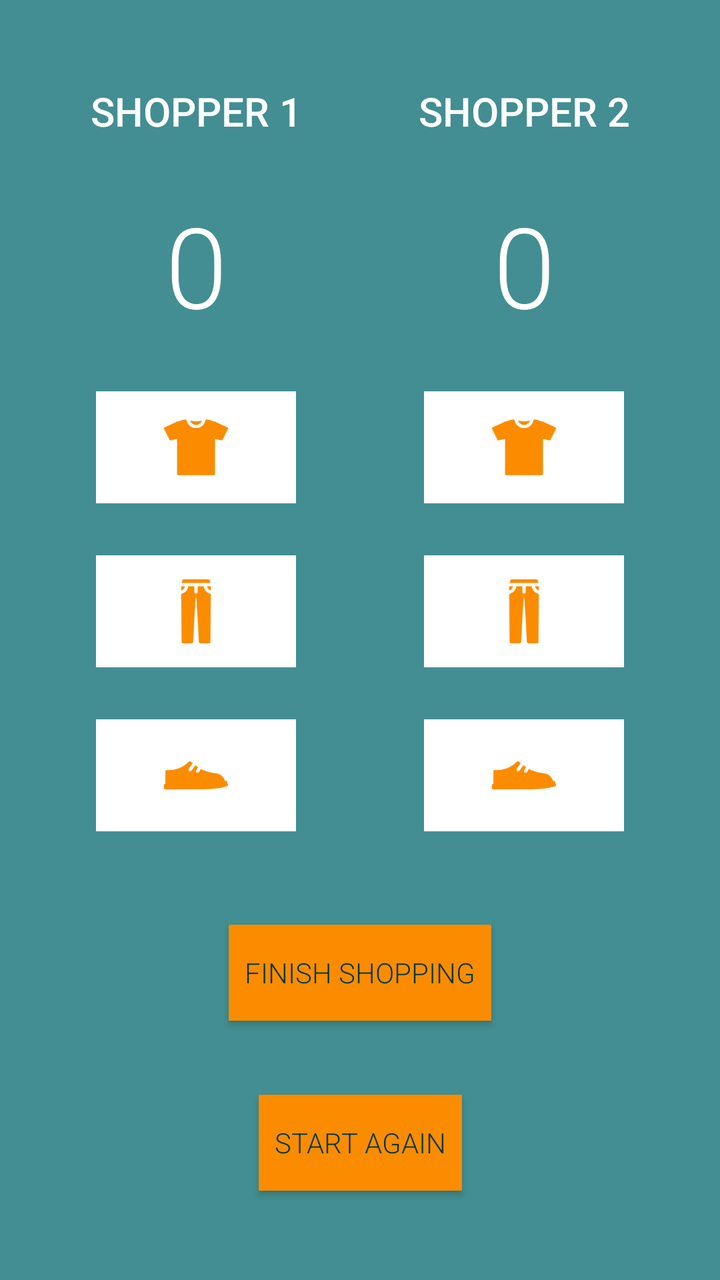
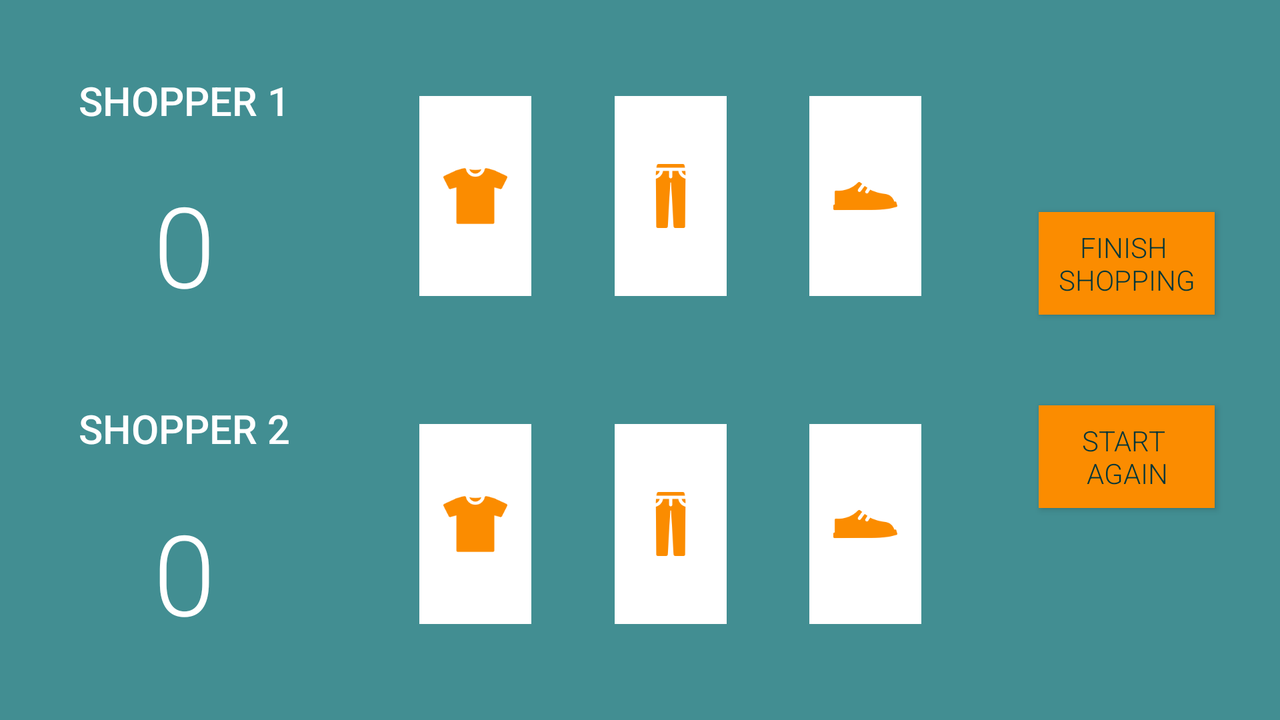

The same Android screen from two of the app's own layout files: first res/layout/ as a phone draws it, then the repository's variant for another configuration, drawn on a device whose configuration selects that folder. Both files follow.
<!-- AndroidManifest.xml: application theme AppTheme -->
<!-- res/layout/activity_main.xml -->
<?xml version="1.0" encoding="utf-8"?>
<android.support.constraint.ConstraintLayout xmlns:android="http://schemas.android.com/apk/res/android"
    xmlns:app="http://schemas.android.com/apk/res-auto"
    xmlns:tools="http://schemas.android.com/tools"
    android:layout_width="match_parent"
    android:layout_height="match_parent"
    android:layout_marginBottom="@dimen/margin_main"
    android:layout_marginEnd="@dimen/margin_main"
    android:layout_marginStart="@dimen/margin_main"
    android:layout_marginTop="@dimen/margin_main"
    tools:context="com.example.android.shopoholic.MainActivity">

    <TextView
        android:id="@+id/namePlayer1"
        style="@style/BaseViewStyle"
        android:layout_marginBottom="@dimen/margin_small"
        android:layout_marginTop="@dimen/margin_small"
        android:text="@string/player_1"
        android:textAppearance="@style/PlayerTextView"
        app:layout_constraintBottom_toTopOf="@+id/scorePlayer1"
        app:layout_constraintEnd_toStartOf="@+id/verticalGuideline1"
        app:layout_constraintHorizontal_chainStyle="spread"
        app:layout_constraintStart_toStartOf="parent"
        app:layout_constraintTop_toTopOf="parent"
        app:layout_constraintVertical_bias="0.0" />

    <TextView
        android:id="@+id/namePlayer2"
        style="@style/BaseViewStyle"
        android:layout_marginBottom="@dimen/margin_small"
        android:layout_marginTop="@dimen/margin_small"
        android:text="@string/player_2"
        android:textAppearance="@style/PlayerTextView"
        app:layout_constraintBottom_toTopOf="@id/scorePlayer2"
        app:layout_constraintEnd_toEndOf="parent"
        app:layout_constraintHorizontal_bias="0.5"
        app:layout_constraintStart_toStartOf="@+id/verticalGuideline1"
        app:layout_constraintTop_toTopOf="parent"
        app:layout_constraintVertical_bias="0.0" />

    <TextView
        android:id="@+id/scorePlayer1"
        style="@style/BaseViewStyle"
        android:layout_marginBottom="@dimen/margin_small"
        android:text="@string/score_player_1"
        android:textAppearance="@style/ScoreTextView"
        app:layout_constraintBottom_toTopOf="@+id/tShirtButtonPlayer1"
        app:layout_constraintEnd_toStartOf="@+id/verticalGuideline1"
        app:layout_constraintHorizontal_chainStyle="spread"
        app:layout_constraintStart_toStartOf="parent"
        app:layout_constraintTop_toBottomOf="@+id/namePlayer1" />

    <TextView
        android:id="@+id/scorePlayer2"
        style="@style/BaseViewStyle"
        android:layout_marginBottom="@dimen/margin_small"
        android:text="@string/score_player_2"
        android:textAppearance="@style/ScoreTextView"
        app:layout_constraintBottom_toTopOf="@+id/tShirtButtonPlayer2"
        app:layout_constraintEnd_toEndOf="parent"
        app:layout_constraintHorizontal_bias="0.5"
        app:layout_constraintStart_toStartOf="@+id/verticalGuideline1"
        app:layout_constraintTop_toBottomOf="@+id/namePlayer2" />

    <ImageButton
        android:id="@+id/tShirtButtonPlayer1"
        style="@style/ImageButtonPortrait"
        android:layout_marginBottom="@dimen/margin_small"
        android:contentDescription="@string/tshirt"
        android:onClick="addTShirtForPlayer1"
        app:layout_constraintBottom_toTopOf="@+id/trousersButtonPlayer1"
        app:layout_constraintEnd_toStartOf="@+id/verticalGuideline1"
        app:layout_constraintHorizontal_bias="0.5"
        app:layout_constraintHorizontal_chainStyle="spread"
        app:layout_constraintStart_toStartOf="parent"
        app:layout_constraintTop_toBottomOf="@+id/scorePlayer1"
        app:srcCompat="@drawable/ic_t_shirt" />

    <ImageButton
        android:id="@+id/tShirtButtonPlayer2"
        style="@style/ImageButtonPortrait"
        android:layout_marginBottom="@dimen/margin_small"
        android:contentDescription="@string/tshirt"
        android:onClick="addTShirtForPlayer2"
        app:layout_constraintBottom_toTopOf="@+id/trousersButtonPlayer2"
        app:layout_constraintEnd_toEndOf="parent"
        app:layout_constraintStart_toStartOf="@+id/verticalGuideline1"
        app:layout_constraintTop_toBottomOf="@+id/scorePlayer2"
        app:srcCompat="@drawable/ic_t_shirt" />

    <ImageButton
        android:id="@+id/trousersButtonPlayer1"
        style="@style/ImageButtonPortrait"
        android:layout_marginBottom="@dimen/margin_small"
        android:contentDescription="@string/trousers"
        android:onClick="addTrousersForPlayer1"
        app:layout_constraintBottom_toTopOf="@+id/shoesButtonPlayer1"
        app:layout_constraintEnd_toStartOf="@+id/verticalGuideline1"
        app:layout_constraintHorizontal_chainStyle="spread"
        app:layout_constraintStart_toStartOf="parent"
        app:layout_constraintTop_toBottomOf="@+id/tShirtButtonPlayer1"
        app:srcCompat="@drawable/ic_trousers" />

    <ImageButton
        android:id="@+id/trousersButtonPlayer2"
        style="@style/ImageButtonPortrait"
        android:layout_marginBottom="@dimen/margin_small"
        android:contentDescription="@string/trousers"
        android:onClick="addTrousersForPlayer2"
        app:layout_constraintBottom_toTopOf="@+id/shoesButtonPlayer2"
        app:layout_constraintEnd_toEndOf="parent"
        app:layout_constraintHorizontal_bias="0.5"
        app:layout_constraintStart_toStartOf="@+id/verticalGuideline1"
        app:layout_constraintTop_toBottomOf="@+id/tShirtButtonPlayer2"
        app:srcCompat="@drawable/ic_trousers" />

    <ImageButton
        android:id="@+id/shoesButtonPlayer1"
        style="@style/ImageButtonPortrait"
        android:layout_marginBottom="@dimen/margin_small"
        android:contentDescription="@string/shoes"
        android:onClick="addShoesForPlayer1"
        app:layout_constraintBottom_toTopOf="@+id/horizontalGuideline"
        app:layout_constraintEnd_toStartOf="@+id/verticalGuideline1"
        app:layout_constraintHorizontal_bias="0.5"
        app:layout_constraintStart_toStartOf="parent"
        app:layout_constraintTop_toBottomOf="@+id/trousersButtonPlayer1"
        app:srcCompat="@drawable/ic_men_shoe" />

    <ImageButton
        android:id="@+id/shoesButtonPlayer2"
        style="@style/ImageButtonPortrait"
        android:layout_marginBottom="@dimen/margin_small"
        android:contentDescription="@string/shoes"
        android:onClick="addShoesForPlayer2"
        app:layout_constraintBottom_toTopOf="@+id/horizontalGuideline"
        app:layout_constraintEnd_toEndOf="parent"
        app:layout_constraintStart_toStartOf="@+id/verticalGuideline1"
        app:layout_constraintTop_toBottomOf="@id/trousersButtonPlayer2"
        app:srcCompat="@drawable/ic_men_shoe" />

    <Button
        android:id="@+id/finishPopUpButton"
        style="@style/ActionButtonStyle"
        android:layout_marginBottom="@dimen/margin_small"
        android:layout_marginEnd="@dimen/margin_small"
        android:layout_marginStart="@dimen/margin_small"
        android:onClick="showPopUpWindow"
        android:text="@string/finish_popup_button"
        app:layout_constraintBottom_toTopOf="@+id/resetButton"
        app:layout_constraintEnd_toEndOf="parent"
        app:layout_constraintStart_toStartOf="parent"
        app:layout_constraintTop_toTopOf="@+id/horizontalGuideline" />

    <Button
        android:id="@+id/resetButton"
        style="@style/ActionButtonStyle"
        android:layout_marginBottom="@dimen/margin_small"
        android:layout_marginEnd="@dimen/margin_small"
        android:layout_marginStart="@dimen/margin_small"
        android:layout_marginTop="@dimen/margin_small"
        android:onClick="resetScore"
        android:text="@string/reset_button"
        app:layout_constraintBottom_toBottomOf="parent"
        app:layout_constraintEnd_toEndOf="parent"
        app:layout_constraintHorizontal_bias="0.5"
        app:layout_constraintStart_toStartOf="parent"
        app:layout_constraintTop_toBottomOf="@+id/finishPopUpButton" />

    <android.support.constraint.Guideline
        android:id="@+id/horizontalGuideline"
        android:layout_width="wrap_content"
        android:layout_height="wrap_content"
        android:orientation="horizontal"
        app:layout_constraintGuide_percent="0.7" />

    <android.support.constraint.Guideline
        android:id="@+id/verticalGuideline1"
        android:layout_width="wrap_content"
        android:layout_height="wrap_content"
        android:orientation="vertical"
        app:layout_constraintGuide_percent="0.5" />

</android.support.constraint.ConstraintLayout>
<!-- resources referenced by this layout -->
<resources>
  <dimen name="margin_main">16dp</dimen>
  <dimen name="margin_small">8dp</dimen>
  <!-- drawable ic_men_shoe: png bitmap (drawable-hdpi, 1049 bytes) -->
  <!-- drawable ic_t_shirt: png bitmap (drawable-hdpi, 1175 bytes) -->
  <!-- drawable ic_trousers: png bitmap (drawable-hdpi, 1766 bytes) -->
  <string name="finish_popup_button">Finish Shopping</string>
  <string name="player_1">Shopper 1</string>
  <string name="player_2">Shopper 2</string>
  <string name="reset_button">Start Again</string>
  <string name="score_player_1">0</string>
  <string name="score_player_2">0</string>
  <string name="shoes">shoes icon</string>
  <string name="trousers">trousers icon</string>
  <string name="tshirt">tshirt icon</string>
  <style name="ActionButtonStyle" parent="BaseViewStyle">
          <item name="android:background">@color/colorAccent</item>
          <item name="android:padding">@dimen/margin_small</item>
          <item name="android:textAppearance">@style/ButtonText</item>
      </style>
  <style name="BaseViewStyle">
          <item name="android:layout_width">wrap_content</item>
          <item name="android:layout_height">wrap_content</item>
      </style>
  <style name="ImageButtonPortrait">
          <item name="android:layout_width">@dimen/image_button_size_long</item>
          <item name="android:layout_height">@dimen/image_button_size_short</item>
          <item name="android:background">@color/colorBase</item>
      </style>
  <style name="PlayerTextView">
          <item name="android:textSize">20sp</item>
          <item name="android:textColor">@color/colorBase</item>
          <item name="android:fontFamily">sans-serif-medium</item>
          <item name="android:textAllCaps">true</item>
      </style>
  <style name="ScoreTextView">
          <item name="android:textSize">56sp</item>
          <item name="android:textColor">@color/colorBase</item>
          <item name="android:fontFamily">sans-serif-light</item>
      </style>
  <style name="AppTheme" parent="Theme.AppCompat.Light.DarkActionBar">
          
          <item name="colorPrimary">@color/colorPrimary</item>
          <item name="colorPrimaryDark">@color/colorPrimaryDark</item>
          <item name="colorAccent">@color/colorAccent</item>
          <item name="android:windowBackground">@color/colorPrimaryLight</item>
      </style>
  <color name="colorAccent">#fb8c00</color>
  <style name="ButtonText" parent="TextAppearance.AppCompat.Button">
          <item name="android:textColor">@color/colorPrimaryDark</item>
          <item name="android:fontFamily">sans-serif-light</item>
      </style>
  <dimen name="image_button_size_long">100dp</dimen>
  <dimen name="image_button_size_short">56dp</dimen>
  <color name="colorBase">#FFFFFF</color>
  <color name="colorPrimary">#006064</color>
  <color name="colorPrimaryDark">#00363a</color>
  <color name="colorPrimaryLight">#428e92</color>
</resources>
<!-- res/layout-land/activity_main.xml (the repository's variant of the layout above) -->
<!-- drawn on the phone turned sideways -->
<?xml version="1.0" encoding="utf-8"?>
<android.support.constraint.ConstraintLayout xmlns:android="http://schemas.android.com/apk/res/android"
    xmlns:app="http://schemas.android.com/apk/res-auto"
    xmlns:tools="http://schemas.android.com/tools"
    android:layout_width="match_parent"
    android:layout_height="match_parent"
    android:layout_marginBottom="@dimen/margin_main"
    android:layout_marginEnd="@dimen/margin_main"
    android:layout_marginStart="@dimen/margin_main"
    android:layout_marginTop="@dimen/margin_main"
    tools:context="com.example.android.shopoholic.MainActivity">

    <TextView
        android:id="@+id/namePlayer1"
        style="@style/BaseViewStyle"
        android:layout_marginBottom="@dimen/margin_small"
        android:layout_marginTop="@dimen/margin_small"
        android:text="@string/player_1"
        android:textAppearance="@style/PlayerTextView"
        app:layout_constraintBottom_toTopOf="@id/scorePlayer1"
        app:layout_constraintEnd_toStartOf="@id/verticalGuideline1"
        app:layout_constraintStart_toStartOf="parent"
        app:layout_constraintTop_toTopOf="parent" />

    <TextView
        android:id="@+id/scorePlayer1"
        style="@style/BaseViewStyle"
        android:layout_marginBottom="@dimen/margin_small"
        android:text="@string/score_player_1"
        android:textAppearance="@style/ScoreTextView"
        app:layout_constraintBottom_toTopOf="@+id/horizontalGuideline1"
        app:layout_constraintEnd_toStartOf="@+id/verticalGuideline1"
        app:layout_constraintStart_toStartOf="parent"
        app:layout_constraintTop_toBottomOf="@+id/namePlayer1" />

    <TextView
        android:id="@+id/namePlayer2"
        style="@style/BaseViewStyle"
        android:layout_marginBottom="@dimen/margin_small"
        android:layout_marginTop="@dimen/margin_small"
        android:text="@string/player_2"
        android:textAppearance="@style/PlayerTextView"
        app:layout_constraintBottom_toTopOf="@id/scorePlayer2"
        app:layout_constraintEnd_toStartOf="@id/verticalGuideline1"
        app:layout_constraintStart_toStartOf="parent"
        app:layout_constraintTop_toTopOf="@id/horizontalGuideline1" />

    <TextView
        android:id="@+id/scorePlayer2"
        style="@style/BaseViewStyle"
        android:layout_marginBottom="@dimen/margin_small"
        android:text="@string/score_player_2"
        android:textAppearance="@style/ScoreTextView"
        app:layout_constraintBottom_toBottomOf="parent"
        app:layout_constraintEnd_toStartOf="@id/verticalGuideline1"
        app:layout_constraintStart_toStartOf="parent"
        app:layout_constraintTop_toBottomOf="@id/namePlayer2" />

    <ImageButton
        android:id="@+id/tShirtButtonPlayer1"
        style="@style/ImageButtonLandscape"
        android:layout_marginEnd="@dimen/margin_small"
        android:layout_marginStart="@dimen/margin_small"
        android:contentDescription="@string/tshirt"
        android:onClick="addTShirtForPlayer1"
        app:layout_constraintBottom_toTopOf="@+id/horizontalGuideline1"
        app:layout_constraintEnd_toStartOf="@+id/trousersButtonPlayer1"
        app:layout_constraintHorizontal_bias="0.5"
        app:layout_constraintStart_toEndOf="@+id/verticalGuideline1"
        app:layout_constraintStart_toStartOf="@+id/verticalGuideline1"
        app:layout_constraintTop_toTopOf="parent"
        app:srcCompat="@drawable/ic_t_shirt" />

    <ImageButton
        android:id="@+id/tShirtButtonPlayer2"
        style="@style/ImageButtonLandscape"
        android:layout_marginEnd="@dimen/margin_small"
        android:layout_marginStart="@dimen/margin_small"
        android:contentDescription="@string/tshirt"
        android:onClick="addTShirtForPlayer2"
        app:layout_constraintBottom_toBottomOf="parent"
        app:layout_constraintEnd_toStartOf="@+id/trousersButtonPlayer2"
        app:layout_constraintHorizontal_bias="0.0"
        app:layout_constraintStart_toEndOf="@+id/verticalGuideline1"
        app:layout_constraintStart_toStartOf="@+id/verticalGuideline1"
        app:layout_constraintTop_toTopOf="@+id/horizontalGuideline1"
        app:srcCompat="@drawable/ic_t_shirt" />

    <ImageButton
        android:id="@+id/trousersButtonPlayer1"
        style="@style/ImageButtonLandscape"
        android:layout_marginEnd="@dimen/margin_small"
        android:contentDescription="@string/trousers"
        android:onClick="addTrousersForPlayer1"
        app:layout_constraintBottom_toTopOf="@+id/horizontalGuideline1"
        app:layout_constraintEnd_toStartOf="@+id/shoesButtonPlayer1"
        app:layout_constraintHorizontal_bias="0.5"
        app:layout_constraintStart_toEndOf="@+id/tShirtButtonPlayer1"
        app:layout_constraintTop_toTopOf="parent"
        app:srcCompat="@drawable/ic_trousers" />

    <ImageButton
        android:id="@+id/trousersButtonPlayer2"
        style="@style/ImageButtonLandscape"
        android:layout_marginEnd="@dimen/margin_small"
        android:contentDescription="@string/trousers"
        android:onClick="addTrousersForPlayer2"
        app:layout_constraintBottom_toBottomOf="parent"
        app:layout_constraintEnd_toStartOf="@+id/shoesButtonPlayer2"
        app:layout_constraintHorizontal_bias="0.5"
        app:layout_constraintStart_toEndOf="@+id/tShirtButtonPlayer2"
        app:layout_constraintTop_toTopOf="@+id/horizontalGuideline1"
        app:srcCompat="@drawable/ic_trousers" />

    <ImageButton
        android:id="@+id/shoesButtonPlayer1"
        style="@style/ImageButtonLandscape"
        android:layout_marginEnd="@dimen/margin_small"
        android:contentDescription="@string/shoes"
        android:onClick="addShoesForPlayer1"
        app:layout_constraintBottom_toTopOf="@+id/horizontalGuideline1"
        app:layout_constraintEnd_toEndOf="@id/verticalGuideline2"
        app:layout_constraintHorizontal_bias="0.5"
        app:layout_constraintStart_toEndOf="@+id/trousersButtonPlayer1"
        app:layout_constraintTop_toTopOf="parent"
        app:srcCompat="@drawable/ic_men_shoe" />

    <ImageButton
        android:id="@+id/shoesButtonPlayer2"
        style="@style/ImageButtonLandscape"
        android:layout_marginEnd="@dimen/margin_small"
        android:contentDescription="@string/shoes"
        android:onClick="addShoesForPlayer2"
        app:layout_constraintBottom_toBottomOf="parent"
        app:layout_constraintEnd_toEndOf="@id/verticalGuideline2"
        app:layout_constraintStart_toEndOf="@+id/trousersButtonPlayer2"
        app:layout_constraintTop_toTopOf="@+id/horizontalGuideline1"
        app:srcCompat="@drawable/ic_men_shoe" />

    <Button
        android:id="@+id/finishPopUpButton"
        style="@style/ActionButtonStyle"
        android:layout_marginEnd="@dimen/margin_small"
        android:layout_marginStart="@dimen/margin_small"
        android:onClick="showPopUpWindow"
        android:text="@string/finish_popup_button_land"
        app:layout_constraintBottom_toTopOf="@+id/horizontalGuideline1"
        app:layout_constraintEnd_toEndOf="parent"
        app:layout_constraintStart_toStartOf="@+id/verticalGuideline2"
        app:layout_constraintTop_toTopOf="parent"
        app:layout_constraintVertical_bias="0.8" />

    <Button
        android:id="@+id/resetButton"
        style="@style/ActionButtonStyle"
        android:layout_marginEnd="@dimen/margin_small"
        android:layout_marginStart="@dimen/margin_small"
        android:onClick="resetScore"
        android:text="@string/reset_button_land"
        app:layout_constraintBottom_toBottomOf="parent"
        app:layout_constraintEnd_toEndOf="parent"
        app:layout_constraintStart_toStartOf="@+id/verticalGuideline2"
        app:layout_constraintTop_toTopOf="@+id/horizontalGuideline1"
        app:layout_constraintVertical_bias="0.2" />

    <android.support.constraint.Guideline
        android:id="@+id/horizontalGuideline1"
        android:layout_width="wrap_content"
        android:layout_height="wrap_content"
        android:orientation="horizontal"
        app:layout_constraintGuide_percent="0.5" />

    <android.support.constraint.Guideline
        android:id="@+id/verticalGuideline1"
        android:layout_width="wrap_content"
        android:layout_height="wrap_content"
        android:orientation="vertical"
        app:layout_constraintGuide_percent="0.25" />

    <android.support.constraint.Guideline
        android:id="@+id/verticalGuideline2"
        android:layout_width="wrap_content"
        android:layout_height="wrap_content"
        android:orientation="vertical"
        app:layout_constraintGuide_percent="0.8" />


</android.support.constraint.ConstraintLayout>
<!-- resources referenced by the variant -->
<!-- as the phone turned sideways resolves them -->
<resources>
  <dimen name="margin_main">16dp</dimen>
  <dimen name="margin_small">8dp</dimen>
  <!-- drawable ic_men_shoe: png bitmap (drawable-hdpi, 1049 bytes) -->
  <!-- drawable ic_t_shirt: png bitmap (drawable-hdpi, 1175 bytes) -->
  <!-- drawable ic_trousers: png bitmap (drawable-hdpi, 1766 bytes) -->
  <string name="finish_popup_button_land">Finish \nShopping</string>
  <string name="player_1">Shopper 1</string>
  <string name="player_2">Shopper 2</string>
  <string name="reset_button_land">Start \nAgain</string>
  <string name="score_player_1">0</string>
  <string name="score_player_2">0</string>
  <string name="shoes">shoes icon</string>
  <string name="trousers">trousers icon</string>
  <string name="tshirt">tshirt icon</string>
  <style name="ActionButtonStyle" parent="BaseViewStyle">
          <item name="android:background">@color/colorAccent</item>
          <item name="android:padding">@dimen/margin_small</item>
          <item name="android:textAppearance">@style/ButtonText</item>
      </style>
  <style name="BaseViewStyle">
          <item name="android:layout_width">wrap_content</item>
          <item name="android:layout_height">wrap_content</item>
      </style>
  <style name="ImageButtonLandscape">
          <item name="android:layout_width">@dimen/image_button_size_short</item>
          <item name="android:layout_height">@dimen/image_button_size_long</item>
          <item name="android:background">@color/colorBase</item>
      </style>
  <style name="PlayerTextView">
          <item name="android:textSize">20sp</item>
          <item name="android:textColor">@color/colorBase</item>
          <item name="android:fontFamily">sans-serif-medium</item>
          <item name="android:textAllCaps">true</item>
      </style>
  <style name="ScoreTextView">
          <item name="android:textSize">56sp</item>
          <item name="android:textColor">@color/colorBase</item>
          <item name="android:fontFamily">sans-serif-light</item>
      </style>
  <style name="AppTheme" parent="Theme.AppCompat.Light.DarkActionBar">
          
          <item name="colorPrimary">@color/colorPrimary</item>
          <item name="colorPrimaryDark">@color/colorPrimaryDark</item>
          <item name="colorAccent">@color/colorAccent</item>
          <item name="android:windowBackground">@color/colorPrimaryLight</item>
      </style>
  <color name="colorAccent">#fb8c00</color>
  <style name="ButtonText" parent="TextAppearance.AppCompat.Button">
          <item name="android:textColor">@color/colorPrimaryDark</item>
          <item name="android:fontFamily">sans-serif-light</item>
      </style>
  <dimen name="image_button_size_short">56dp</dimen>
  <dimen name="image_button_size_long">100dp</dimen>
  <color name="colorBase">#FFFFFF</color>
  <color name="colorPrimary">#006064</color>
  <color name="colorPrimaryDark">#00363a</color>
  <color name="colorPrimaryLight">#428e92</color>
</resources>
